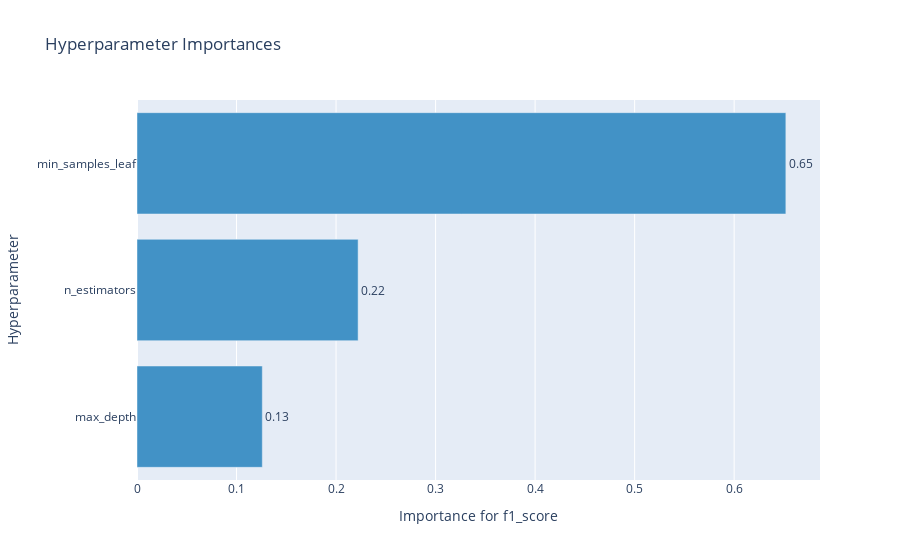

This figure's notebook cell:
### Markdown cell above
![optimizationplot.png](attachment:optimizationplot.png)

### Code cell
# Построим график значимых гиперпараметров
optuna.visualization.plot_param_importances(study, target_name='f1_score')

### Figure 1 — Plotly figure (JSON) as saved in the notebook; plotly's stock layout.template omitted (floating-point values rounded to 4 significant figures)
{"data": [{"cliponaxis": false, "hovertemplate": ["max_depth (IntDistribution): 0.1258945396693731<extra></extra>", "n_estimators (IntDistribution): 0.22216121486261886<extra></extra>", "min_samples_leaf (IntDistribution): 0.651944245468008<extra></extra>"], "marker": {"color": "rgb(66,146,198)"}, "orientation": "h", "text": ["0.13", "0.22", "0.65"], "textposition": "outside", "type": "bar", "x": [0.1259, 0.2222, 0.6519], "y": ["max_depth", "n_estimators", "min_samples_leaf"]}], "layout": {"showlegend": false, "title": {"text": "Hyperparameter Importances"}, "xaxis": {"title": {"text": "Importance for f1_score"}}, "yaxis": {"title": {"text": "Hyperparameter"}}}}
